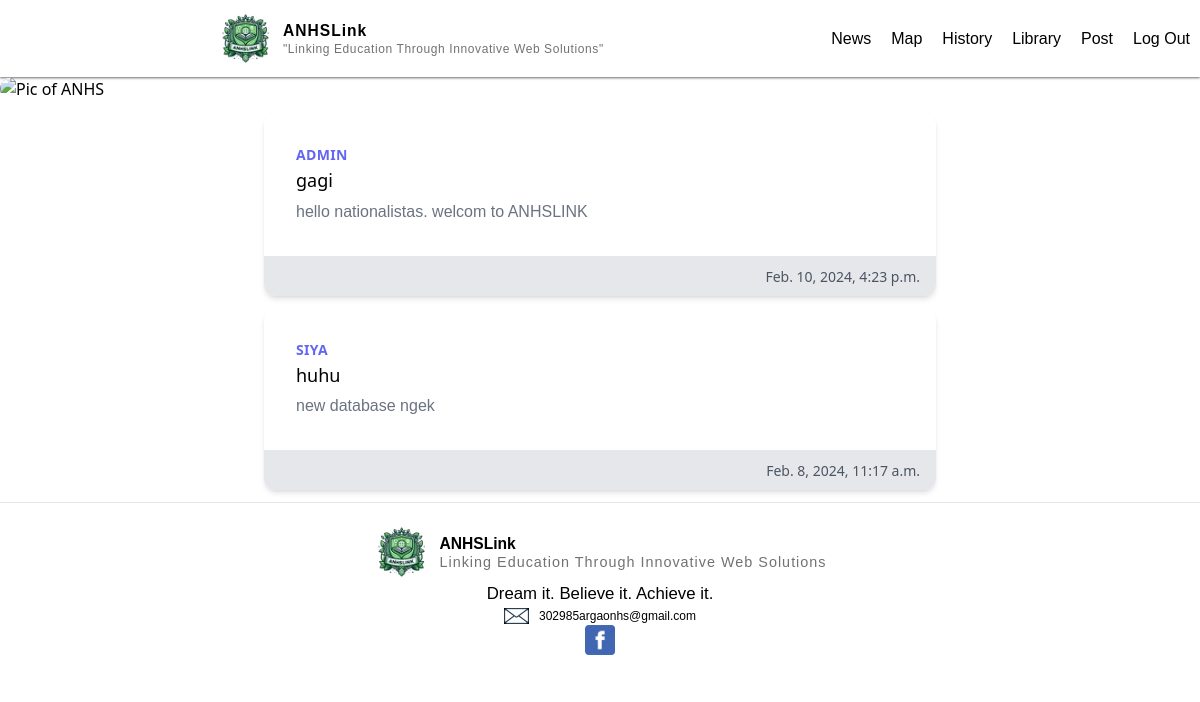
Screenshot of / (signed in) with the database file from the repository.
### main/models.py (models this page shows, shortened)
class Post(models.Model):
    author = models.ForeignKey(User, on_delete=models.CASCADE)
    title = models.CharField (max_length=200)
    description = models.TextField()
    created_at = models.DateTimeField(auto_now_add=True)
    updated_at = models.DateTimeField(auto_now=True)

### main/views.py (the view)
# urls.py: path("", views.home, name="home"),
def home (request):
    posts = Post.objects.all().order_by('-created_at')
    if not request.user.is_authenticated:
        return HttpResponseRedirect(reverse("anhs"))
    return render(request,"main/home.html", {"posts":posts})

### main/templates/main/home.html (shortened to what this page needs)
{% extends "main/base.html" %}
{% load static %}
{% block body %}
<div class="image_container">
    <img class="picture rounded-full" src="{% static 'pictures/News_sign.png' %}" alt="Pic of ANHS" width="100%">
</div>
{% for post in posts %}
<div class="max-w-md mx-auto bg-white rounded-xl shadow-md overflow-hidden md:max-w-2xl m-3">
  <div class="md:flex">
    <div class="p-8">
      <div class="uppercase tracking-wide text-sm text-indigo-500 font-semibold">{{post.author.username}}</div>
      <a href="#" class="block mt-1 text-lg leading-tight font-medium text-black hover:underline">{{post.title}}</a>
      <p class="mt-2 text-gray-500">{{post.description}}</p>
    </div>
  </div>
  <div class="px-4 py-2 bg-gray-200 text-right">
    <span class="text-sm text-gray-600">{{post.created_at}}</span>
  </div>
</div>
{% empty %}
<p class="m-3 text-center text-gray-500">No posts</p>
{% endfor %}
{% endblock %}

### authentication/static/css/main.css (style rules this page uses)
html, :host { line-height: 1.5; -webkit-text-size-adjust: 100%; -moz-tab-size: 4; -o-tab-size: 4; tab-size: 4; font-family: ui-sans-serif, system-ui, sans-serif, "Apple Color Emoji", "Segoe UI Emoji", "Segoe UI Symbol", "Noto Color Emoji"; font-feature-settings: normal; font-variation-settings: normal; -webkit-tap-highlight-color: transparent; }
body { margin: 0; line-height: inherit; }
a { color: inherit; text-decoration: inherit; }
blockquote, dl, dd, h1, h2, h3, h4, h5, h6, hr, figure, p, pre { margin: 0; }
img, svg, video, canvas, audio, iframe, embed, object { display: block; vertical-align: middle; }
img, video { max-width: 100%; height: auto; }
.m-3 { margin: 0.75rem; }
.mx-auto { margin-left: auto; margin-right: auto; }
.mt-1 { margin-top: 0.25rem; }
.mt-2 { margin-top: 0.5rem; }
.block { display: block; }
.max-w-md { max-width: 28rem; }
.overflow-hidden { overflow: hidden; }
.rounded-full { border-radius: 9999px; }
.rounded-xl { border-radius: 0.75rem; }
.bg-gray-200 { --tw-bg-opacity: 1; background-color: rgb(229 231 235 / var(--tw-bg-opacity)); }
.bg-white { --tw-bg-opacity: 1; background-color: rgb(255 255 255 / var(--tw-bg-opacity)); }
.p-8 { padding: 2rem; }
.px-4 { padding-left: 1rem; padding-right: 1rem; }
.py-2 { padding-top: 0.5rem; padding-bottom: 0.5rem; }
.text-right { text-align: right; }
.text-lg { font-size: 1.125rem; line-height: 1.75rem; }
.text-sm { font-size: 0.875rem; line-height: 1.25rem; }
.font-medium { font-weight: 500; }
.font-semibold { font-weight: 600; }
.uppercase { text-transform: uppercase; }
.leading-tight { line-height: 1.25; }
.tracking-wide { letter-spacing: 0.025em; }
.text-black { --tw-text-opacity: 1; color: rgb(0 0 0 / var(--tw-text-opacity)); }
.text-gray-500 { --tw-text-opacity: 1; color: rgb(107 114 128 / var(--tw-text-opacity)); }
.text-gray-600 { --tw-text-opacity: 1; color: rgb(75 85 99 / var(--tw-text-opacity)); }
.text-indigo-500 { --tw-text-opacity: 1; color: rgb(99 102 241 / var(--tw-text-opacity)); }
.shadow-md { --tw-shadow: 0 4px 6px -1px rgb(0 0 0 / 0.1), 0 2px 4px -2px rgb(0 0 0 / 0.1); --tw-shadow-colored: 0 4px 6px -1px var(--tw-shadow-color), 0 2px 4px -2px var(--tw-shadow-color); box-shadow: var(--tw-ring-offset-shadow, 0 0 #0000), var(--tw-ring-shadow, 0 0 #0000), var(--tw-shadow); }
@media (min-width: 768px) { .md\:flex { display: flex; } }
@media (min-width: 768px) { .md\:max-w-2xl { max-width: 42rem; } }

### authentication/static/styles/styles.css (style rules this page uses)
body { margin: 0; padding: 0; }
a { text-decoration: none; }
.image_container { display: flex; justify-content: center; align-items: center; position: relative; width: auto; }
.image_container img { max-width: 100%; height: auto; }
p { font-family: sans-serif; }

### rows the page displays
Post: author.username "ADMIN", title "gagi", description "hello nationalistas. welcom to ANHSLINK", created_at "Feb. 10, 2024, 4:23 p.m."
Post: author.username "SIYA", title "huhu", description "new database ngek", created_at "Feb. 8, 2024, 11:17 a.m."
